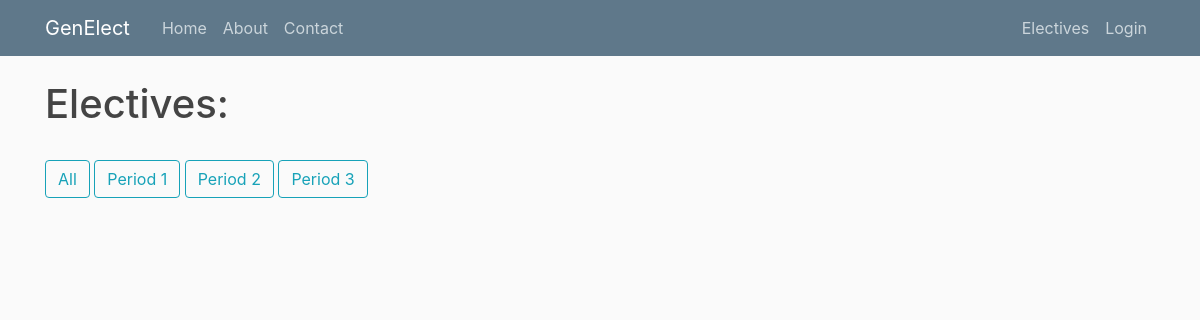
/offerings, run on an earlier commit of the app's database.
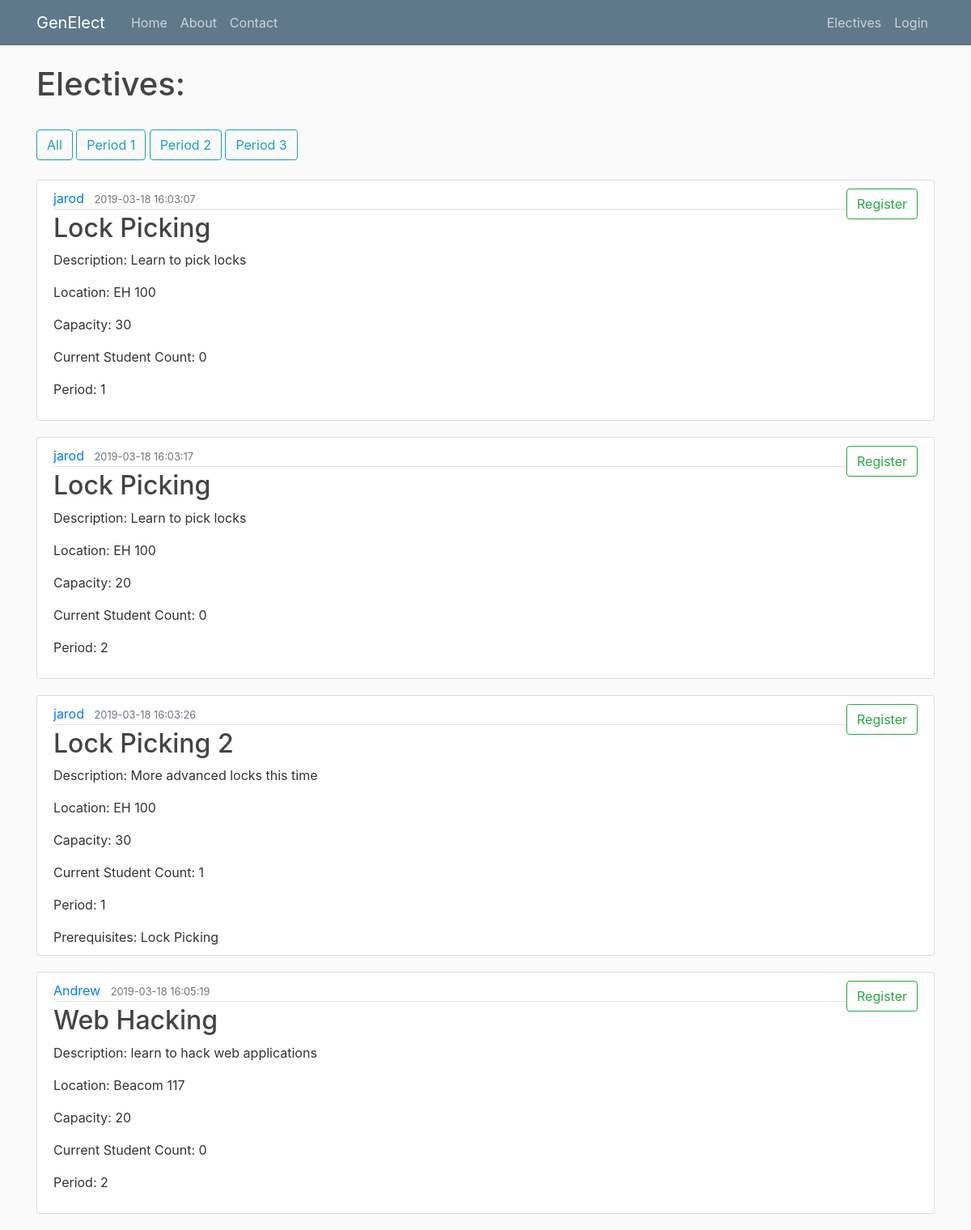
And on a later commit of the database.
### genElect/models.py (models this page shows)
class Base(db.Model):
    __abstract__ = True
    id = db.Column(db.Integer, primary_key=True, autoincrement=True)
    date_created = db.Column(db.DateTime, default=db.func.current_timestamp())
    date_modified = db.Column(db.DateTime, default=db.func.current_timestamp(),
            onupdate=db.func.current_timestamp())

class Offerings(Base):
    __tablename__ = 'offerings'
    day = db.Column(db.Date)
    period_start = db.Column(db.Integer)
    period_length = db.Column(db.Integer)
    building = db.Column(db.String(100))
    room = db.Column(db.String(100))
    instructor = db.Column(db.String(100))
    current_count = db.Column(db.Integer)
    capacity = db.Column(db.Integer)
    elective_id = db.Column(db.Integer, db.ForeignKey('electives.id'), nullable=False)
    registrations = db.relationship('Registrations', backref='offering', lazy=True)

class Electives(Base):
    __tablename__ = 'electives'
    name = db.Column(db.String(100))
    description = db.Column(db.String(500))
    prerequisites = db.relationship('Prerequisites', backref='elective', lazy=True)
    offerings = db.relationship('Offerings', backref='elective', lazy=True)
    completed_users = db.relationship('Completions', backref='elective', lazy=True)

### genElect/__init__.py (the view)
@app.route("/electives") #FOR STUDENT USE
@app.route("/offerings") #FOR STUDENT USE
def electives():
    period = request.args.get('period')
    if period:
        offerings = Offerings.query.filter_by(period_start=period)
    else:
        offerings = Offerings.query.all()
    registered = [] #build out list of registered offerings
    if current_user.is_authenticated:
        registrations = current_user.registrations
        for registration in registrations:
            registered.append(registration.offering)
    return render_template('studentelectives.html', offerings=offerings, registered=registered, Electives=Electives)

### genElect/templates/studentelectives.html
{% extends "layout.html" %}
{% block content %}
    <h1>Electives:</h1>
    <br>
    <button type="button" onclick="window.location.href = '/electives'" class="btn btn-outline-info">All</button>
    <button type="button" onclick="window.location.href = '/electives?period=1'" class="btn btn-outline-info">Period 1</button>
    <button type="button" onclick="window.location.href = '/electives?period=2'" class="btn btn-outline-info">Period 2</button>
    <button type="button" onclick="window.location.href = '/electives?period=3'" class="btn btn-outline-info">Period 3</button>
    <br><br>
    {% for offering in offerings %}
        <article class="media content-section">
          <div class="media-body">
            <div class="article-metadata">
              <a class="mr-2" href="#">{{offering.instructor}}</a>
              <small class="text-muted">{{ offering.date_created }}</small>
            </div>
            <h2><a class="article-title" href="#">{{ offering.elective.name }}</a></h2>
            <p class="article-content">Description: {{ offering.elective.description }}</p>
            <p class="article-content">Location: {{ offering.building }} {{ offering.room }}</p>
            <p class="article-content">Capacity: {{ offering.capacity }}</p>
            <p class="article-content">Current Student Count: {{ offering.current_count }}</p>
            <p class="article-content">Period: {{ offering.period_start }}</p>
            {% if offering.elective.prerequisites %}
              <span class="article-content">Prerequisites:</span>
              {% for prereq in offering.elective.prerequisites %}
                {{ Electives.query.filter_by(id=prereq.prerequisite_elective_id).first().name }}
              {% endfor %}
            {% endif %}
          </div>
          <div class="form-group">
            {% if offering in registered %}
              <button type="button" onclick="window.location.href = '/drop/{{offering.id}}'" class="btn btn-outline-danger">Drop</button>
            {% else %}
              <button type="button" onclick="window.location.href = '/register/{{offering.id}}'" class="btn btn-outline-success">Register</button>
            {% endif %}
        </div>
        </article>
    {% endfor %}
{% endblock content %}

What changed in the data, as far as the page shows it:
added Offerings: instructor "jarod", date_created "2019-03-18 16:03:07", elective.name "Lock Picking", elective.description "Learn to pick locks", building "EH", room "100", capacity "30", current_count "0", period_start "1"
added Offerings: instructor "jarod", date_created "2019-03-18 16:03:17", elective.name "Lock Picking", elective.description "Learn to pick locks", building "EH", room "100", capacity "20", current_count "0", period_start "2"
added Offerings: instructor "jarod", date_created "2019-03-18 16:03:26", elective.name "Lock Picking 2", elective.description "More advanced locks this time", building "EH", room "100", capacity "30", current_count "1", period_start "1"
added Electives: query.filter_by "Lock Picking"
added Offerings: instructor "Andrew", date_created "2019-03-18 16:05:19", elective.name "Web Hacking", elective.description "learn to hack web applications", building "Beacom", room "117", capacity "20", current_count "0", period_start "2"
